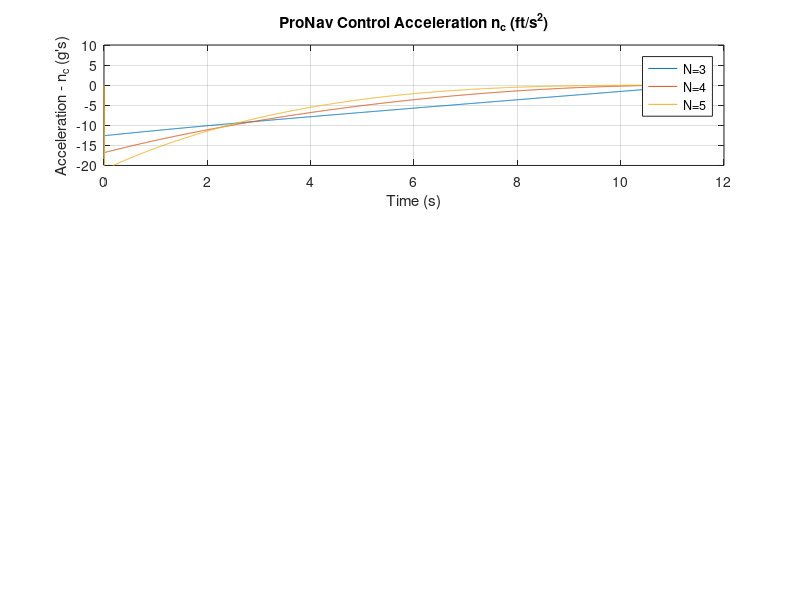

MATLAB code for this plot: (Note: this script raises an error after producing the figure.)
close all
clear
g = 32.174;         % gravitational accel
% Simulation parameters
nt = 0 * g;         % acceleration of target
Nvalues = [3 4 5];  % guidance gain
he = deg2rad(30);   % heading error
augmented = false;
dt = 0.01;
dtfine = 0.0001;

% Constants
vm = 3000;      % Missile velocity (ft/s)
vt = 1000;      % Target velocity (ft/s)
R0 = 40000;     % Initial range (ft)

for N = Nvalues
    % Initial conditions
    xm(1,N-2) = 0;        % Missile initial x position (ft)
    ym(1,N-2) = 0;        % Missile initial y position (ft)
    xt(1,N-2) = R0;       % Target initial x position (ft)
    yt(1,N-2) = 0;        % Target initial y position (ft)
    beta = 0;             % Target FPA
    i = 1;

    % Target velocity components
    Vtx(i,N-2) = -vt*cos(beta);
    Vty(i,N-2) = vt*sin(beta);
    
    % Relative positions
    Rx(i,N-2) = xt(i,N-2) - xm(i,N-2);
    Ry(i,N-2) = yt(i,N-2) - ym(i,N-2);
    R(i,N-2) = sqrt(Rx(i,N-2)^2 + Ry(i,N-2)^2);
    
    % calculate angles
    lambda = atan2(Ry(i,N-2),Rx(i,N-2));
    L = asin(vt*sin(beta+lambda)/vm);  
    theta = lambda + L;

    % mission velocity
    Vmx(i,N-2) = vm*cos(theta + he);
    Vmy(i,N-2) = vm*sin(theta + he);
    Vx = Vtx(i,N-2) - Vmx(i,N-2);     % relative velocity, x_hat
    Vy = Vty(i,N-2) - Vmy(i,N-2);     % relative velocity, y_hat
    Vc = -(Rx(i,N-2)*Vx + Ry(i,N-2)*Vy)/R(i,N-2);  % closing velocity
    lambdad = (Rx(i,N-2)*Vy-Ry(i,N-2)*Vx)/(R(i,N-2)^2);
    tgo = R(i,N-2)/Vc;
    ZEM(i,N-2) = Vc * tgo;

    T(i,N-2) = 0;
    while Vc > 0
        % Simulation loop for different guidance laws and initial conditions       
        i= i+1;
        if Vc <=1000
            dt = dtfine;
        end
        if augmented
            nc(i,N-2) = N*Vc*lambdad + 0.5*N*nt;
        else
            nc(i,N-2) = N*Vc*lambdad;
            %nc(i,N-2) = N*ZEM/tgo^2;
        end
        % acceleration components
        amx = -nc*sin(lambda);
        amy = nc*cos(lambda);
        
        betad = nt/vt;
        beta = beta + dt*betad;
        Vtx(i,N-2) = -vt*cos(beta);
        Vty(i,N-2) = vt*sin(beta);  
        Vmx(i,N-2) = Vmx(i-1,N-2) + dt*amx(i,N-2);
        Vmy(i,N-2) = Vmy(i-1,N-2) + dt*amy(i,N-2);
        
        xt(i,N-2) = xt(i-1) + dt*Vtx(i,N-2);
        yt(i,N-2) = yt(i-1) + dt*Vty(i,N-2);
        xm(i,N-2) = xm(i-1,N-2) + dt*Vmx(i,N-2);
        ym(i,N-2) = ym(i-1,N-2) + dt*Vmy(i,N-2);
        Rx(i,N-2) = xt(i,N-2) - xm(i,N-2);
        Ry(i,N-2) = yt(i,N-2) - ym(i,N-2);
        R(i,N-2) = sqrt(Rx(i,N-2)^2 + Ry(i,N-2)^2);
        Vx = Vtx(i,N-2) - Vmx(i,N-2);
        Vy = Vty(i,N-2) - Vmy(i,N-2);
        lambda = atan2(Ry(i,N-2),Rx(i,N-2));
        lambdad = (Rx(i,N-2)*Vy-Ry(i,N-2)*Vx)/(R(i,N-2)^2);
        T(i,N-2) = T(i-1,N-2) + dt;
        % Calculate closing velocity
        Vc = -(Rx(i,N-2)*Vx + Ry(i,N-2)*Vy)/R(i,N-2);     
        tgo = R(i)/Vc;
        ZEM(i,N-2) = tgo * (Rx(i)*Vy - Ry(i)*Vx)/R(i);
        end 
end

output=[T,xm,ym,xt,yt,nc];
% save 'c:\src\asen6015\datfil.txt' output -ascii -tabs

% Plot results for PN
figure(1);
subplot(3, 1, 1);
plot(T(:,1), nc(:,1)/g,T(:,1),nc(:,2)/g,T(:,1),nc(:,3)/g);
xlabel('Time (s)');
ylabel('Acceleration - n_c (g''s)');
title('ProNav Control Acceleration n_c (ft/s^2)');
legend('N=3', 'N=4', 'N=5','Location','best');
ylim([-20 10]);
grid on;
sgtitle('Proportional Navigation')


subplot(3,1,2);
plot(T(:,1), ym(:,1),T(:,1),ym(:,2),T(:,1),ym(:,3));
xlabel('Time (s)');
ylabel('Vertical Position - y (m)');
title(' ProNav Missile Vertical Displacement (ft)');
legend('N=3', 'N=4', 'N=5','Location','best');
grid on;

subplot(3,1,3);
plot(T(:,1), Vmy(:,1),T(:,1),Vmy(:,2),T(:,1),Vmy(:,3));
title(' ProNav Missile Vertical Velocity - \Deltay (ft/s)');
xlabel('Time (s)');
ylabel('Vertical Velocity (ft/s)')
legend('N=3', 'N=4', 'N=5','Location','best');

% remove entries with zerosym3 = noZeros(ym(:,1));
xt3 = noZeros(xt(:,1));
xt4 = noZeros(xt(:,2));
xt5 = noZeros(xt(:,3));
xm3 = [0;noZeros(xm(:,1))];
xm4 = [0;noZeros(xm(:,2))];
xm5 = [0;noZeros(xm(:,3))];
yt3 = [0;noZeros(yt(:,1))];
yt4 = [0;noZeros(yt(:,2))];
yt5 = [0;noZeros(yt(:,3))];
ym3 = [0;noZeros(ym(:,1))];
ym4 = [0;noZeros(ym(:,2))];
ym5 = [0;noZeros(ym(:,3))];

if nt == 0
    yt3 = yt(1:length(xm3),1);
    yt4 = yt(1:length(xm4),2);
    yt5 = yt(1:length(xm5),3);
end

figure(2)
subplot(3,1,1)
plot(xt3,yt3,xm3,ym3);
legend('Target','Missile','Location','best');
title(' ProNav Collision Path N=3');
xlabel('Horizontal Position (ft)');
ylabel('Vertical Position (ft)');
 %ylim([-1000 4000]);

subplot(3,1,2)
plot(xt4,yt4,xm4,ym4);
legend('Target','Missile','Location','best');
title(' ProNav Collision Path N=4');
xlabel('Horizontal Position (ft)');
ylabel('Vertical Position (ft)')
% ylim([-1000 4000]);

subplot(3,1,3)
plot(xt5,yt5,xm5,ym5);
legend('Target','Missile','Location','best');
title(' ProNav Collision Path N=5');
xlabel('Horizontal Position (ft)');
ylabel('Vertical Position (ft)')
 %ylim([-2000 500]);


figure(3)
plot(T(:,1), ZEM(:,1),T(:,2),ZEM(:,2),T(:,3),ZEM(:,3));
xlabel('Time (s)');
ylabel('ZEM (ft)');
title(' ProNav Zero Effort Miss (ft)');
legend('N=3', 'N=4', 'N=5','Location','best');
ylim([-16000,1500])
grid on;

function x = noZeros(m)
    x = m(m~=0);
end
